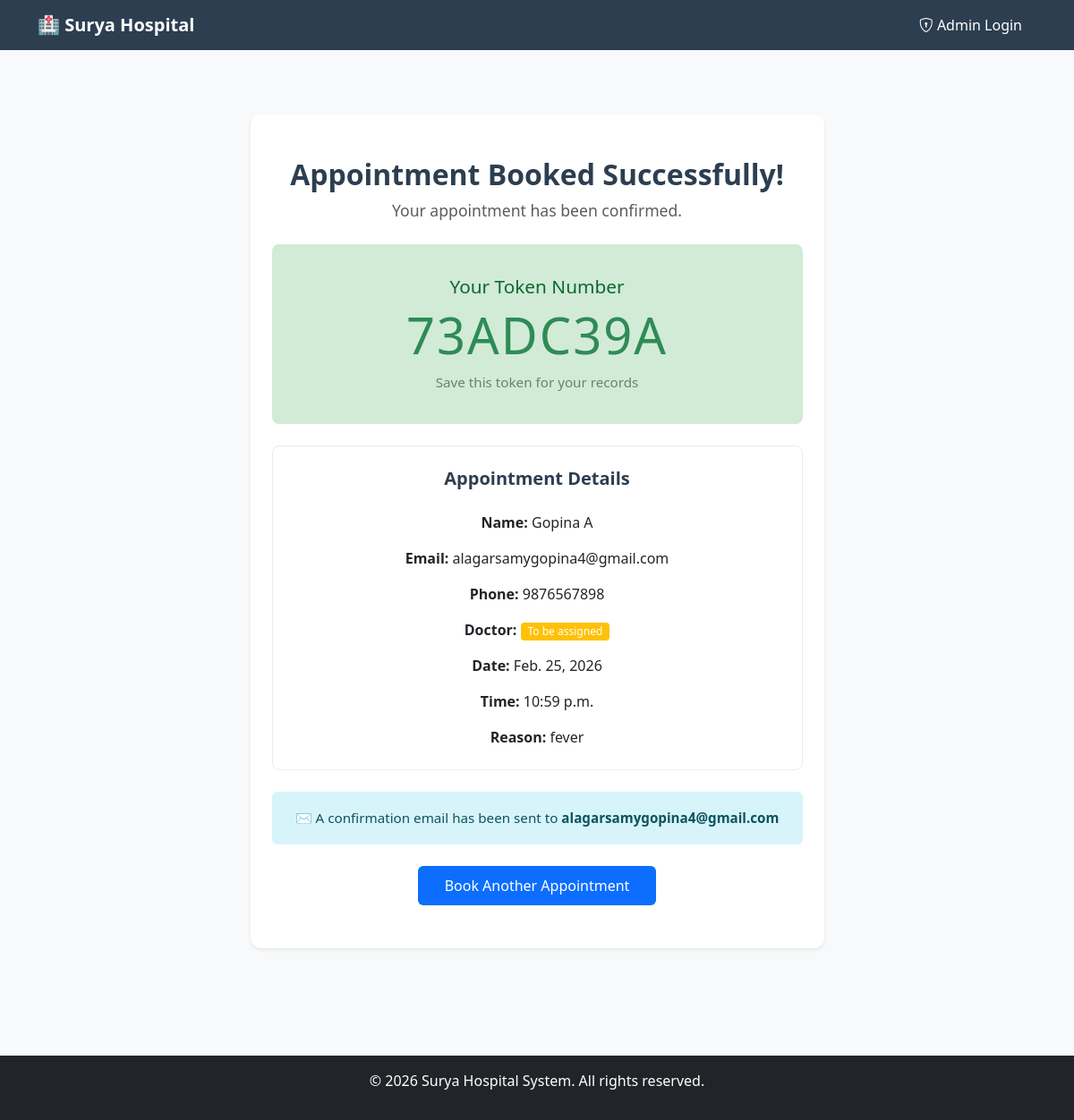
Screenshot of /appointments/success/1/ with the database file from the repository.
### appointments/models.py (models this page shows, shortened)
class Appointment(models.Model):
    STATUS_CHOICES = [
        ('pending', 'Pending / Waiting'),
        ('completed', 'Completed'),
        ('cancelled', 'Cancelled'),
    ]
    patient_name = models.CharField(max_length=100)
    patient_email = models.EmailField()
    patient_phone = models.CharField(max_length=20)
    doctor = models.ForeignKey(Doctor, on_delete=models.SET_NULL, null=True, blank=True)
    appointment_date = models.DateField()
    appointment_time = models.TimeField()
    reason = models.TextField()
    status = models.CharField(max_length=20, choices=STATUS_CHOICES, default='pending')
    token_number = models.CharField(max_length=20, editable=False, null=True, blank=True)
    created_at = models.DateTimeField(auto_now_add=True)
    class Meta:
        ordering = ['-appointment_date']

### appointments/views.py (the view)
# urls.py: path('success/<int:pk>/', views.appointment_success, name='appointment_success'),
def appointment_success(request, pk):
    try:
        appointment = Appointment.objects.get(id=pk)
    except Appointment.DoesNotExist:
        messages.error(request, 'Appointment not found')
        return redirect('appointments')
    context = {'appointment': appointment}
    return render(request, 'appointments/appointment_success.html', context)

### appointments/templates/appointments/appointment_success.html
{% extends 'home/base.html' %}
{% block content %}
<div class="container mt-5 mb-5">
    <div class="row justify-content-center">
        <div class="col-md-7">
            <div class="card border-0 shadow-sm" style="border-radius: 12px; background-color: #fff;">
                <div class="card-body p-0 text-center">
                    <div class="pt-5 px-4">
                        <h2 class="mb-2" style="font-weight: 600; color: #2c3e50;">Appointment Booked Successfully!</h2>
                        <p class="text-muted mb-4" style="font-size: 1.1rem;">Your appointment has been confirmed.</p>
                    </div>
                    <div class="mx-4 mb-4" style="background-color: #d1ebd6; padding: 35px 20px; border-radius: 8px;">
                        <h4 style="color: #0d6832; font-weight: 500; font-size: 1.3rem;">Your Token Number</h4>
                        <h1 style="font-size: 3.5rem; color: #2e8b57; font-weight: 300; letter-spacing: 2px;">{{ appointment.token_number }}</h1>
                        <p style="color: #63856d; font-size: 0.95rem; margin-bottom: 0;">Save this token for your records</p>
                    </div>
                    <div class="card mx-4 mb-4 border" style="border-radius: 8px; border-color: #e9ecef !important; box-shadow: none;">
                        <div class="card-body p-4">
                            <h5 style="font-weight: 600; color: #2c3e50; margin-bottom: 25px;">Appointment Details</h5>
                            <div style="font-size: 1rem; color: #212529;">
                                <p class="mb-3"><strong>Name:</strong> {{ appointment.patient_name }}</p>
                                <p class="mb-3"><strong>Email:</strong> {{ appointment.patient_email }}</p>
                                <p class="mb-3"><strong>Phone:</strong> {{ appointment.patient_phone }}</p>
                                {% if appointment.doctor %}
                                <p class="mb-3"><strong>Doctor:</strong> {{ appointment.doctor.name }}</p>
                                {% else %}
                                <p class="mb-3"><strong>Doctor:</strong> <span class="badge bg-warning text-white px-2 py-1" style="border-radius: 4px; font-weight: normal;">To be assigned</span></p>
                                {% endif %}
                                <p class="mb-3"><strong>Date:</strong> {{ appointment.appointment_date }}</p>
                                <p class="mb-3"><strong>Time:</strong> {{ appointment.appointment_time }}</p>
                                <p class="mb-0"><strong>Reason:</strong> {{ appointment.reason }}</p>
                            </div>
                        </div>
                    </div>
                    <div class="mx-4 mb-4" style="background-color: #d8f4fb; padding: 18px; border-radius: 6px;">
                        <p class="mb-0" style="color: #0c5460; font-size: 0.95rem;">✉️ A confirmation email has been sent to <strong>{{ appointment.patient_email }}</strong></p>
                    </div>
                    <div class="pb-5">
                        <a href="{% url 'appointments' %}" class="btn btn-primary btn-lg" style="border-radius: 6px; padding: 10px 30px; font-size: 1rem; background-color: #0d6efd; border: none; font-weight: 500;">
                            Book Another Appointment
                        </a>
                    </div>
                </div>
            </div>
        </div>
    </div>
</div>
{% endblock %}

### home/templates/home/base.html (style rules this page uses)
body { background-color: #f8f9fa; }

### rows the page displays
Appointment: token_number "73ADC39A", patient_name "Gopina A", patient_email "alagarsamygopina4@gmail.com", patient_phone "9876567898", appointment_date "Feb. 25, 2026", appointment_time "10:59 p.m.", reason "fever"
